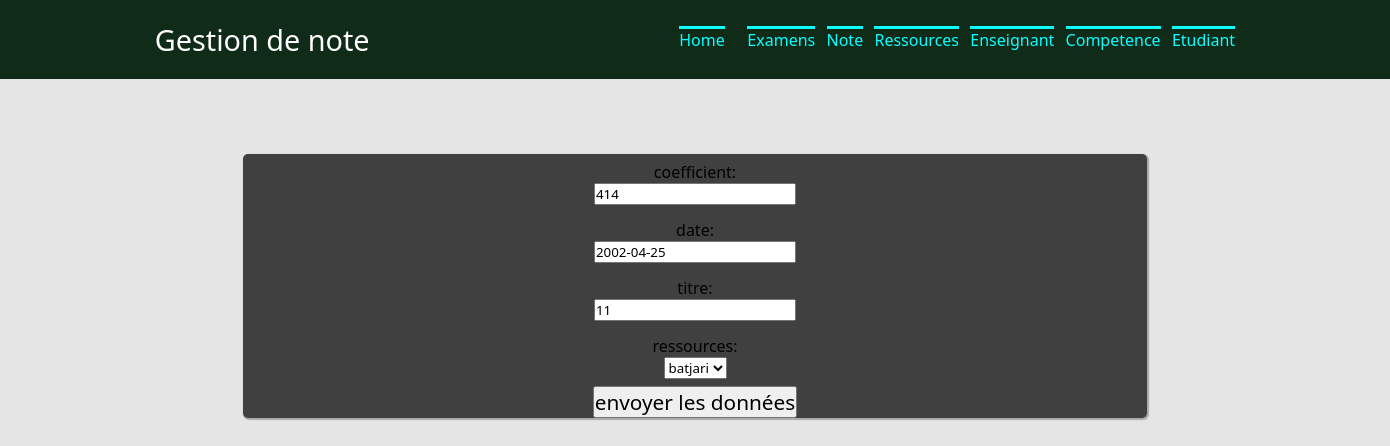
Page /gestion/update_exa/1 on the committed database.
### gestion/models.py (models this page shows, shortened)
class Examens(models.Model):
    titre = models.CharField(max_length=100)
    date = models.DateField(blank=True, null = True)
    coefficient = models.CharField(max_length=100)
    ressources = models.ForeignKey('Ressources', on_delete=models.CASCADE,null = True,)
    def dico(self):
        return {"titre": self.titre,"date": self.date, "coefficient": self.coefficient,"ressources": self.ressources,}

### gestion/views.py (the view)
# urls.py: path("update_exa/<int:id>", views.update_exa),
def update_exa(request, id):
    examens = models.Examens.objects.get(pk=id)
    exform = ExamensForm(examens.dico())
    return render(request, "gestion/update_exa.html", {"exform": exform,"id":id})

### gestion/forms.py
class ExamensForm(ModelForm):
    class Meta:
        model = models.Examens
        fields = ('coefficient','date','titre','ressources')
        labels = {
            'coefficient': _('coefficient'),
            'date': _('date'),
            'titre': _('titre'),
            'ressources': _('ressources'),
        }
        localized_fields = ('date',)

### gestion/models.py (called while the page is built)
    def __str__(self):
        return  self.nom

### gestion/templates/gestion/update_exa.html (shortened to what this page needs)
     {% extends "gestion/main.html" %}
{%block content %}
    <form method="post" action="/gestion/traitementupdate_exa/{{id}}">
    {{ exform.as_p }}
        <input type="submit" value="envoyer les données">
    </form>
{% endblock %}

### gestion/static/gestion/style.css (style rules this page uses)
* { font-weight:1; font-family:system-ui,arial; }
html, body { margin : 0px; padding : 0px; background-color: #E5E5E5; }
input[type=submit],button { #background:#404040; font-family:system-ui,arial; font-size:130%; }
input[type=text],input[type=number],textarea,select,option { color:black; font-family:system-ui,arial; }
form { background-color: #404040; display:flex; justify-content:center; flex-direction:column; align-items:center; margin-top:75px; width:65%; border-radius:5px; box-shadow:1px 1px 1px 1px #A9A9A9; }
form > p { list-style-type:none; display:flex; flex-direction:column; align-items:center; padding:7px; width:70%; }
* { margin: 0; padding: 0; }
body { font-family: Rubik; overflow-x: hidden; }

### rows in the picture
Examens: coefficient "414", date "2002-04-25", titre "11", ressources "batjari"
